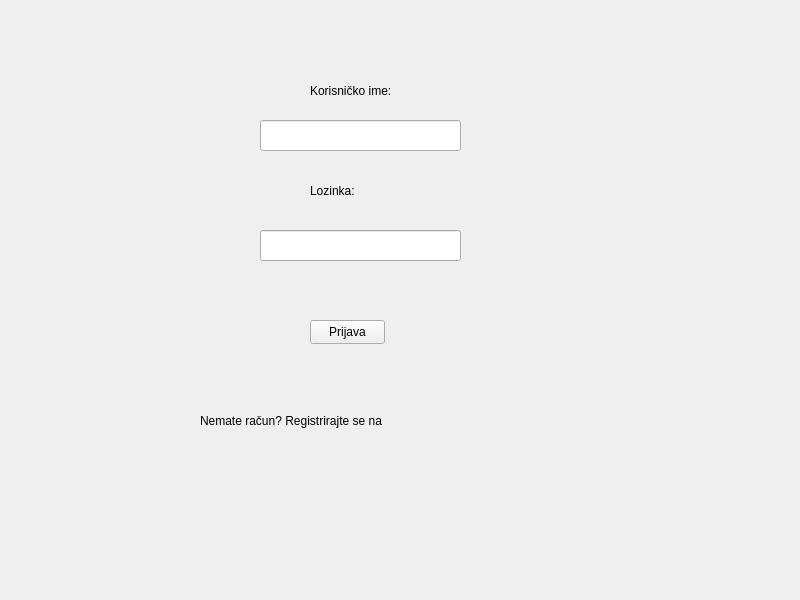
<?xml version="1.0" encoding="UTF-8"?>
<ui version="4.0">
 <class>MainWindow</class>
 <widget class="QMainWindow" name="MainWindow">
  <property name="geometry">
   <rect>
    <x>0</x>
    <y>0</y>
    <width>800</width>
    <height>600</height>
   </rect>
  </property>
  <property name="windowTitle">
   <string>MainWindow</string>
  </property>
  <widget class="QWidget" name="centralwidget">
   <widget class="QLabel" name="usernameLabel">
    <property name="geometry">
     <rect>
      <x>310</x>
      <y>80</y>
      <width>111</width>
      <height>21</height>
     </rect>
    </property>
    <property name="text">
     <string>Korisničko ime:</string>
    </property>
   </widget>
   <widget class="QLineEdit" name="usernameLine">
    <property name="geometry">
     <rect>
      <x>260</x>
      <y>120</y>
      <width>201</width>
      <height>31</height>
     </rect>
    </property>
   </widget>
   <widget class="QLabel" name="passwordLabel">
    <property name="geometry">
     <rect>
      <x>310</x>
      <y>180</y>
      <width>111</width>
      <height>21</height>
     </rect>
    </property>
    <property name="text">
     <string>Lozinka:</string>
    </property>
   </widget>
   <widget class="QLineEdit" name="passwordLine">
    <property name="geometry">
     <rect>
      <x>260</x>
      <y>230</y>
      <width>201</width>
      <height>31</height>
     </rect>
    </property>
    <property name="echoMode">
     <enum>QLineEdit::EchoMode::Password</enum>
    </property>
   </widget>
   <widget class="QPushButton" name="pushButton">
    <property name="geometry">
     <rect>
      <x>310</x>
      <y>320</y>
      <width>75</width>
      <height>24</height>
     </rect>
    </property>
    <property name="text">
     <string>Prijava</string>
    </property>
   </widget>
   <widget class="QLabel" name="textLabel">
    <property name="geometry">
     <rect>
      <x>200</x>
      <y>390</y>
      <width>241</width>
      <height>61</height>
     </rect>
    </property>
    <property name="text">
     <string>Nemate račun? Registrirajte se na</string>
    </property>
   </widget>
   <widget class="QLabel" name="linkLabel">
    <property name="geometry">
     <rect>
      <x>390</x>
      <y>400</y>
      <width>101</width>
      <height>41</height>
     </rect>
    </property>
    <property name="font">
     <font>
      <bold>false</bold>
      <underline>true</underline>
     </font>
    </property>
    <property name="text">
     <string/>
    </property>
    <property name="openExternalLinks">
     <bool>true</bool>
    </property>
   </widget>
   <widget class="QLabel" name="errorLabel">
    <property name="geometry">
     <rect>
      <x>200</x>
      <y>350</y>
      <width>281</width>
      <height>61</height>
     </rect>
    </property>
    <property name="text">
     <string/>
    </property>
    <property name="alignment">
     <set>Qt::AlignmentFlag::AlignCenter</set>
    </property>
   </widget>
  </widget>
 </widget>
 <resources/>
 <connections/>
</ui>
